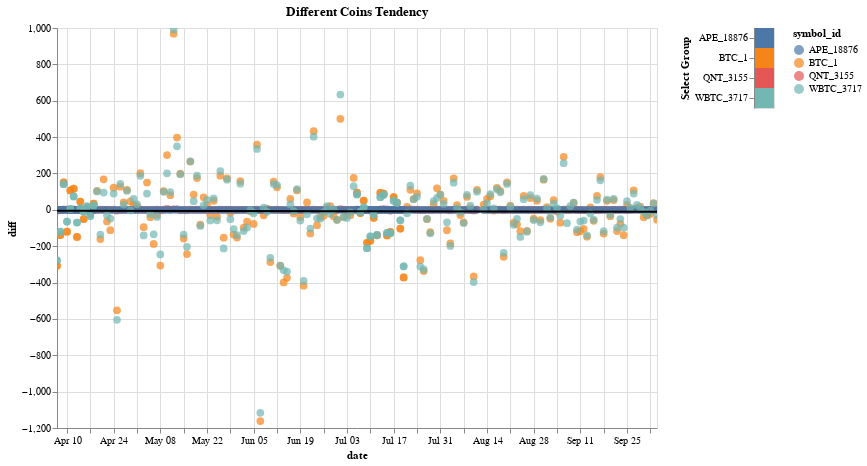

Write notebook code for a chart like this one.
### Code cell
data_knn = data.loc[data.index.unique(level=0).tolist()[-4:-1]+data.index.unique(level=0).tolist()[17:18]].reset_index()
interactive_tendency(data_knn, 'date', 'diff', 'symbol_id', 'time_close', 'Different Coins Tendency', 'Different Coins Tendency_kmeans')

### Figure 1 — Vega-Lite specification as saved in the notebook (floating-point values rounded to 4 significant figures; data arrays with more than 128 entries replaced by an {"elided": "..."} marker saying what was removed)
{"$schema": "https://vega.github.io/schema/vega-lite/v4.17.0.json", "config": {"view": {"continuousHeight": 300, "continuousWidth": 400}}, "data": {"name": "data-04f7472fa2746b445ec160f205c3159b"}, "datasets": {"data-04f7472fa2746b445ec160f205c3159b": {"elided": "828 records"}}, "hconcat": [{"layer": [{"encoding": {"color": {"field": "symbol_id", "type": "nominal"}, "tooltip": [{"field": "date", "type": "temporal"}, {"field": "diff", "type": "quantitative"}, {"field": "symbol_id", "type": "nominal"}, {"field": "time_close", "type": "nominal"}], "x": {"field": "date", "type": "temporal"}, "y": {"field": "diff", "type": "quantitative"}}, "height": 400, "mark": {"size": 60, "type": "circle"}, "selection": {"selector005": {"bind": "scales", "encodings": ["x", "y"], "type": "interval"}}, "title": "Different Coins Tendency", "transform": [{"filter": {"selection": "selector004"}}], "width": 600}, {"encoding": {"x": {"field": "date", "type": "temporal"}, "y": {"field": "diff", "type": "quantitative"}}, "mark": {"color": "black", "type": "line"}, "selection": {"selector006": {"bind": "scales", "encodings": ["x", "y"], "type": "interval"}}, "transform": [{"filter": {"selection": "selector004"}}, {"on": "date", "regression": "diff"}]}]}, {"encoding": {"color": {"condition": {"field": "symbol_id", "selection": "selector004", "type": "nominal"}, "value": "lightgray"}, "size": {"value": 250}, "y": {"axis": {"title": "Select Group"}, "field": "symbol_id", "type": "nominal"}}, "mark": "rect", "selection": {"selector004": {"encodings": ["color"], "type": "multi"}}}]}
